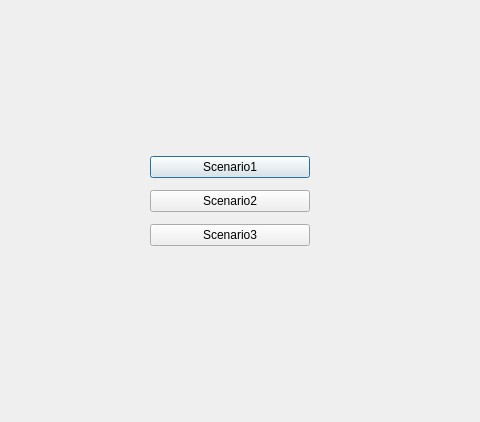
<?xml version="1.0" encoding="UTF-8"?>
<ui version="4.0">
 <class>select_query</class>
 <widget class="QDialog" name="select_query">
  <property name="geometry">
   <rect>
    <x>0</x>
    <y>0</y>
    <width>480</width>
    <height>422</height>
   </rect>
  </property>
  <property name="windowTitle">
   <string>Dialog</string>
  </property>
  <widget class="QWidget" name="verticalLayoutWidget">
   <property name="geometry">
    <rect>
     <x>150</x>
     <y>150</y>
     <width>160</width>
     <height>103</height>
    </rect>
   </property>
   <layout class="QVBoxLayout" name="verticalLayout">
    <item>
     <widget class="QPushButton" name="btn_s1">
      <property name="text">
       <string>Scenario1</string>
      </property>
     </widget>
    </item>
    <item>
     <widget class="QPushButton" name="btn_s2">
      <property name="text">
       <string>Scenario2</string>
      </property>
     </widget>
    </item>
    <item>
     <widget class="QPushButton" name="btn_s3">
      <property name="text">
       <string>Scenario3</string>
      </property>
     </widget>
    </item>
   </layout>
  </widget>
 </widget>
 <resources/>
 <connections/>
</ui>
